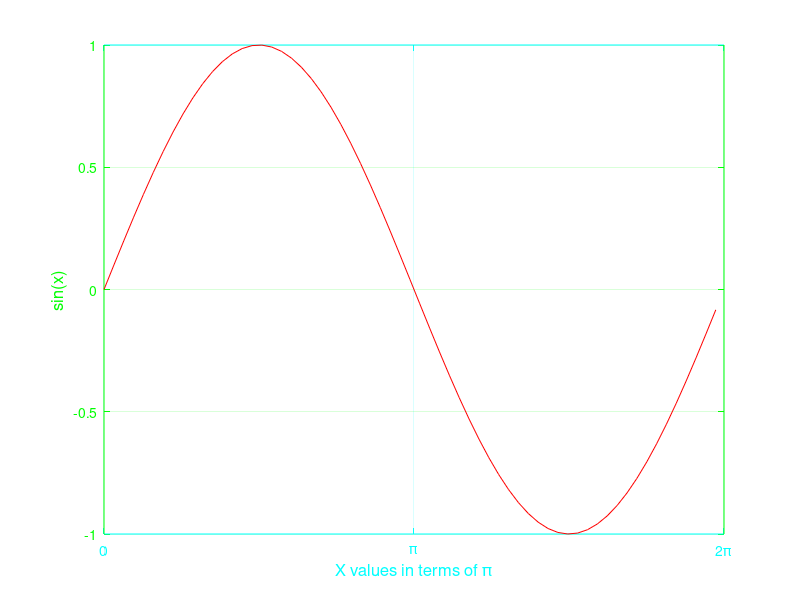

Reproduce this figure in MATLAB.
% b. Create variables x and y
x = 0:0.1:2*pi;
y = sin(x);

% c. Create a new figure and plot
figure;
plot(x, y, 'r');

% d. Set x limit
xlim([0, 2*pi]);

% e. Set xtick and xticklabel
set(gca, 'xtick', [0, pi, 2*pi], 'xticklabel', {'0', '\pi', '2\pi'});

% f. Set ytick
set(gca, 'ytick', -1:0.5:1);

% g. Turn on grid
grid on;

% h. Set colors of axis
set(gca, 'xcolor', 'cyan', 'ycolor', 'green', 'color', 'k');

% i. Set color of figure
set(gcf, 'color', [.3 .3 .3]);

% j. Add title
title({'One sine wave from 0 to 2\pi'}, 'FontSize', 14, 'FontWeight', 'bold', 'Color', 'w');

% k. Add x and y labels
xlabel({'X values in terms of π'}, 'FontSize', 12, 'Color', 'cyan');
ylabel({'sin(x)'}, 'FontSize', 12, 'Color', 'green');
